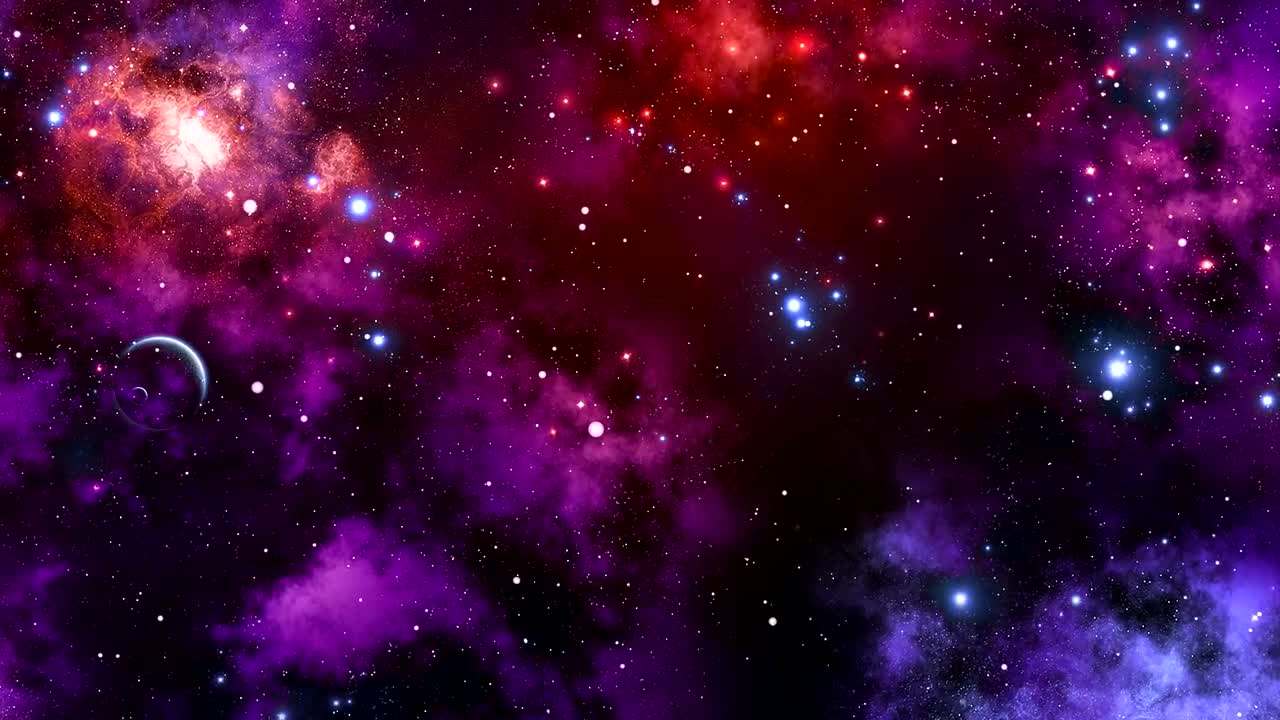
#> input picture images/space.jpg, 1280 x 720 px
$ jupyter execute '2. Color Channels.ipynb'
#> lines starting #> are read from the running program, lines starting #| are printed output that depends on the picture; after the words box and inside, x2 and y2 are one past the last pixel; in counts of white or black regions, pixels touching at a corner belong together
[cell 1]
import numpy as np
import cv2

[cell 2]
img = cv2.imread('../images/space.jpg')
#> img is the input picture: shape (720, 1280, 3); mean B, G, R 52.7, 11.6, 61.5
cv2.imshow("Image",img)
cv2.moveWindow("Image", 0,0)
cv2.waitKey(0)
cv2.destroyAllWindows()

[cell 3]
# dimensions of image
print(img.shape)
#| (720, 1280, 3)
height, width, channels = img.shape
#> height = 720; width = 1280; channels = 3

## Creating Color Channels

[cell 4]
#Color of image
b,g,r = cv2.split(img)
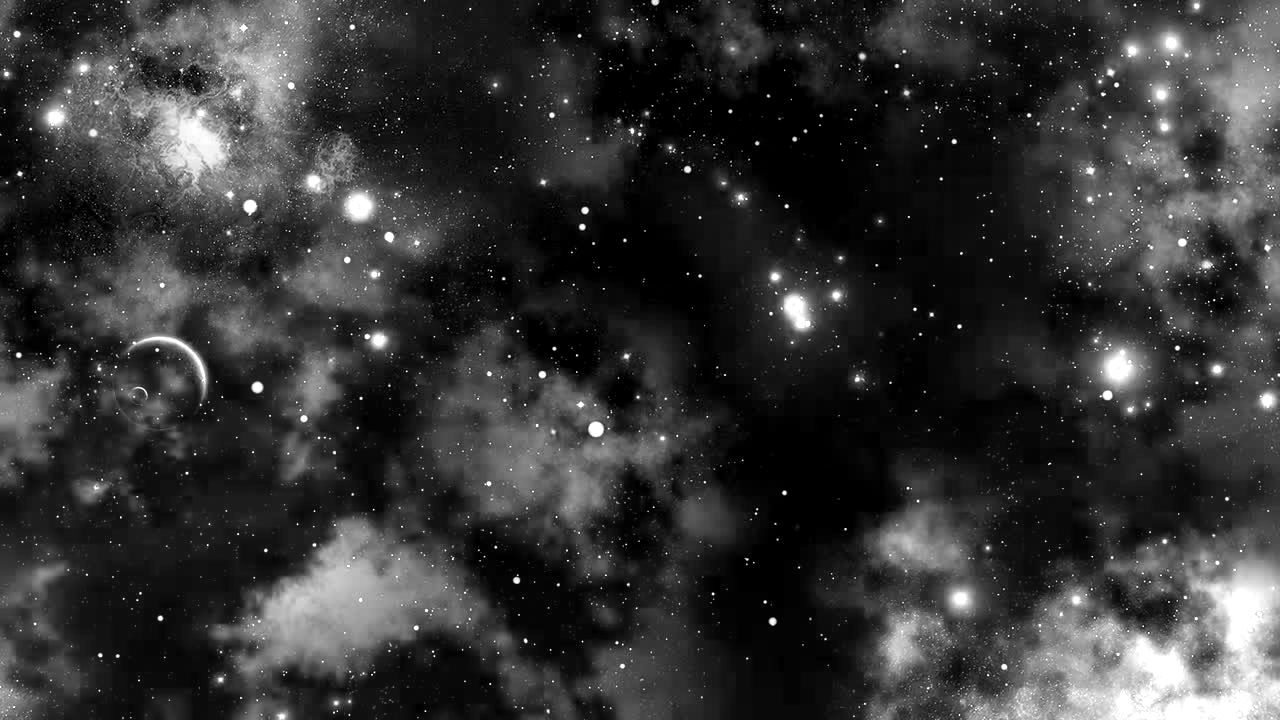
#> b: shape (720, 1280); min 0, max 255, mean 52.7
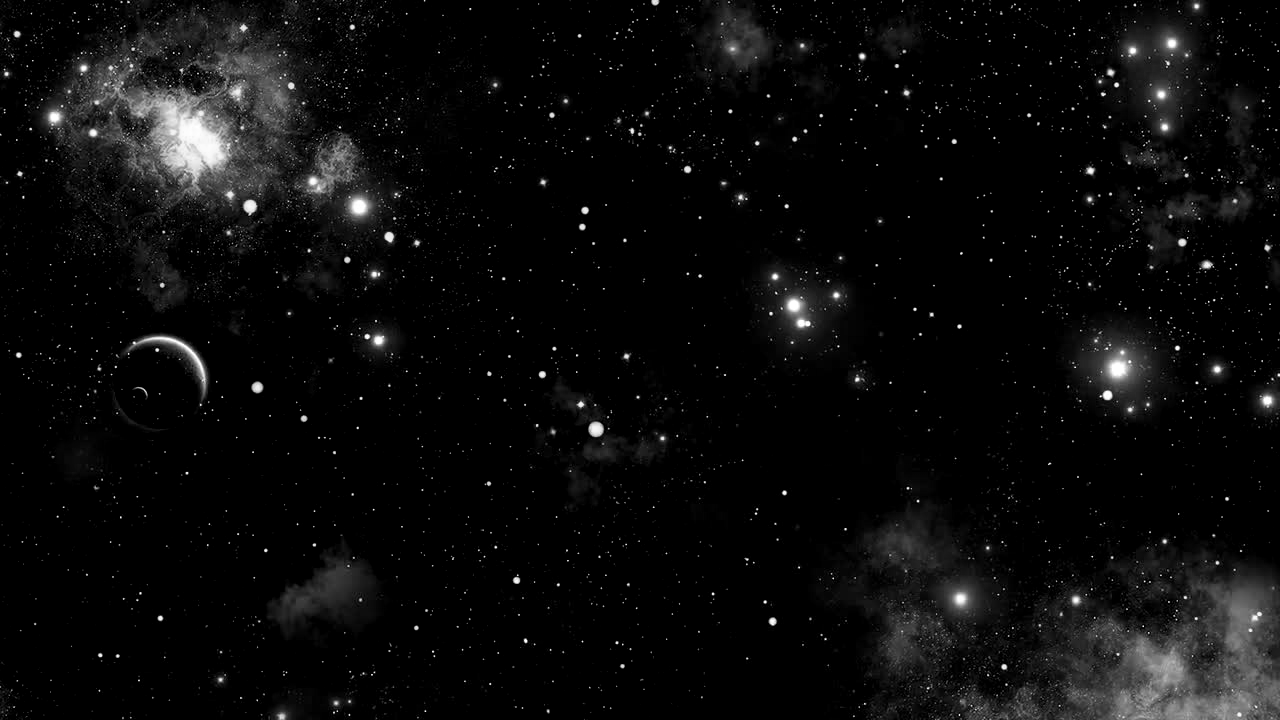
#> g: shape (720, 1280); min 0, max 255, mean 11.6
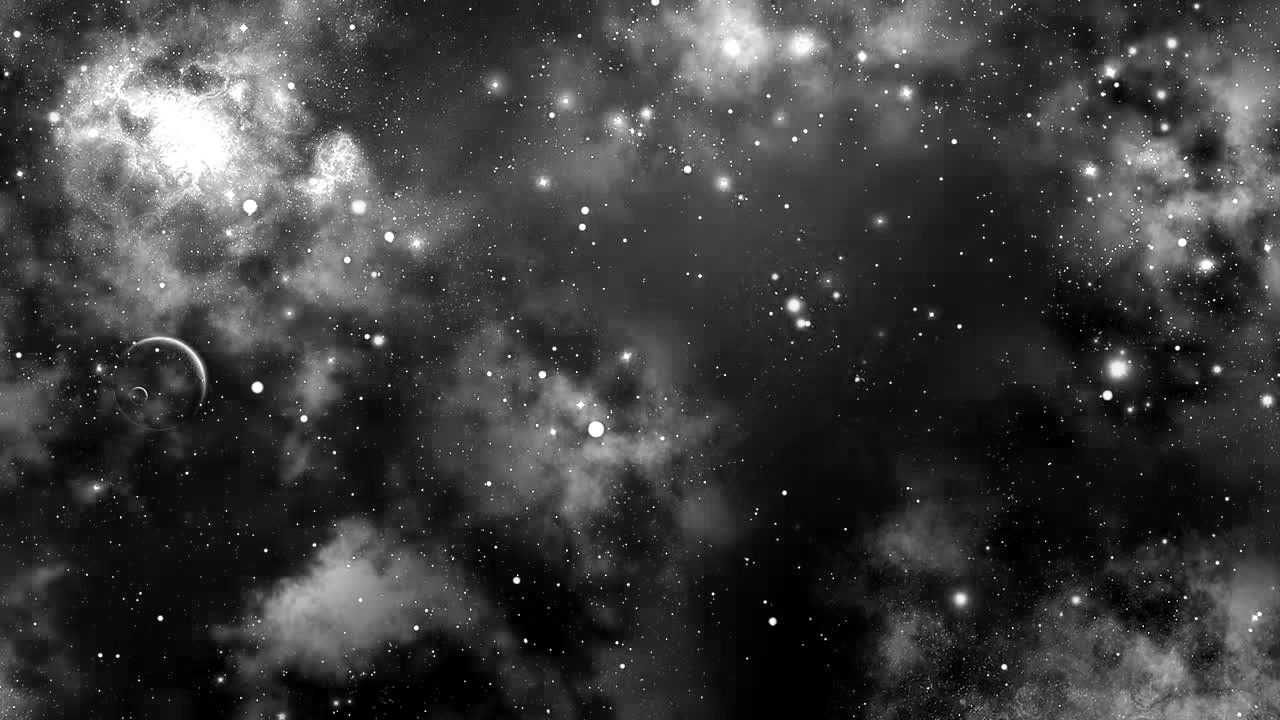
#> r: shape (720, 1280); min 0, max 255, mean 61.5
rgb_split = np.empty([height, width*3,3], 'uint8')
rgb_split[:,0: width] =cv2.merge([b,b,b])
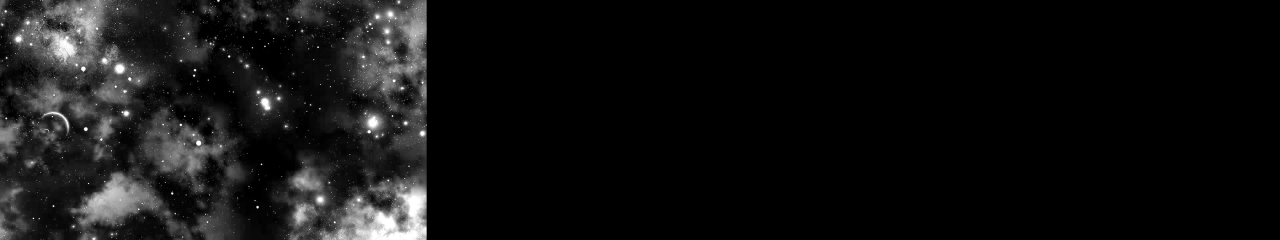
#> rgb_split: shape (720, 3840, 3) (shown at 1/3 size); min 0, max 255, mean 17.6
rgb_split[:,width: 2*width] =cv2.merge([g,g,g])
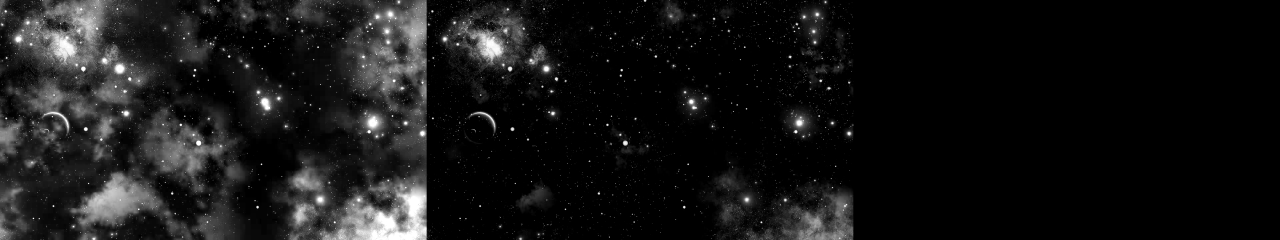
#> rgb_split: shape (720, 3840, 3) (shown at 1/3 size); 10.55% of pixels changed, all inside (x1, y1, x2, y2) = (1280, 0, 2560, 720)
rgb_split[:,2*width: 3*width] =cv2.merge([r,r,r])
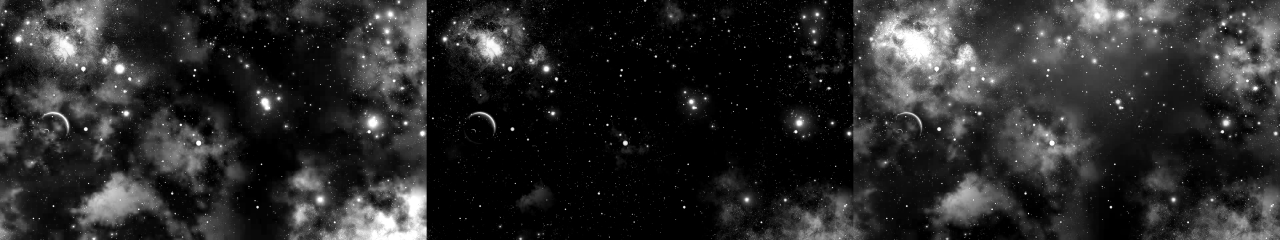
#> rgb_split: shape (720, 3840, 3) (shown at 1/3 size); min 0, max 255, mean 42

$ run again, with images/profile.jpg copied over images/space.jpg
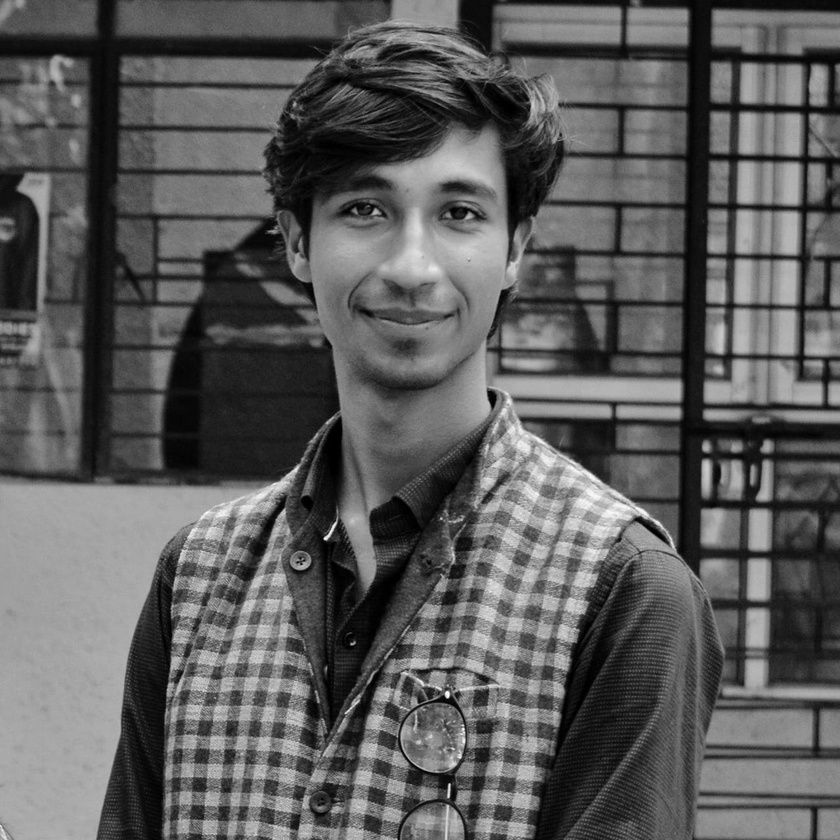
#> input picture images/profile.jpg, 840 x 840 px, shrunk from 1280 x 1280 before the run
#> img is the input picture: shape (840, 840, 3); min 0, max 255, mean 92
#| (840, 840, 3)
#> `rgb_split[:,width: 2*width] =cv2.merge([g,g,g])`:
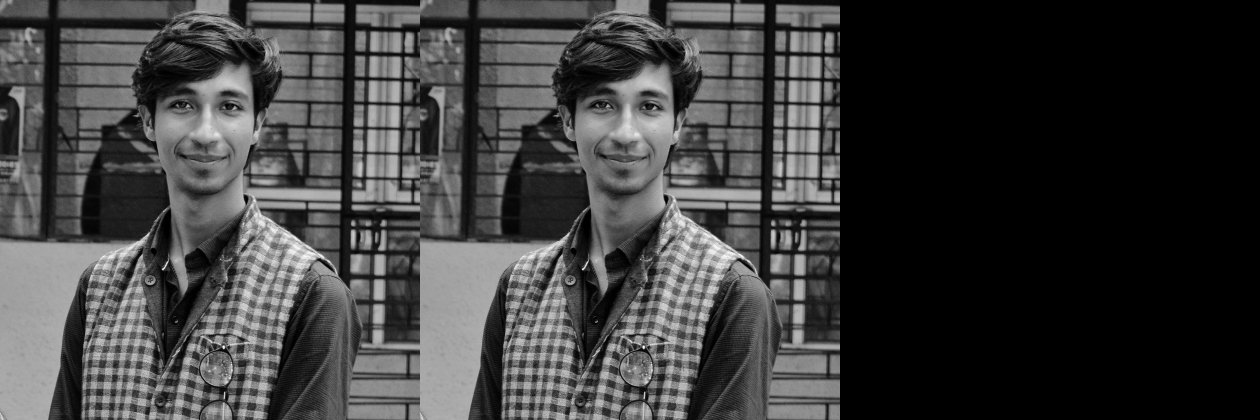
#> rgb_split: shape (840, 2520, 3) (shown at 1/2 size); min 0, max 255, mean 61.3
#> `rgb_split[:,2*width: 3*width] =cv2.merge([r,r,r])`:
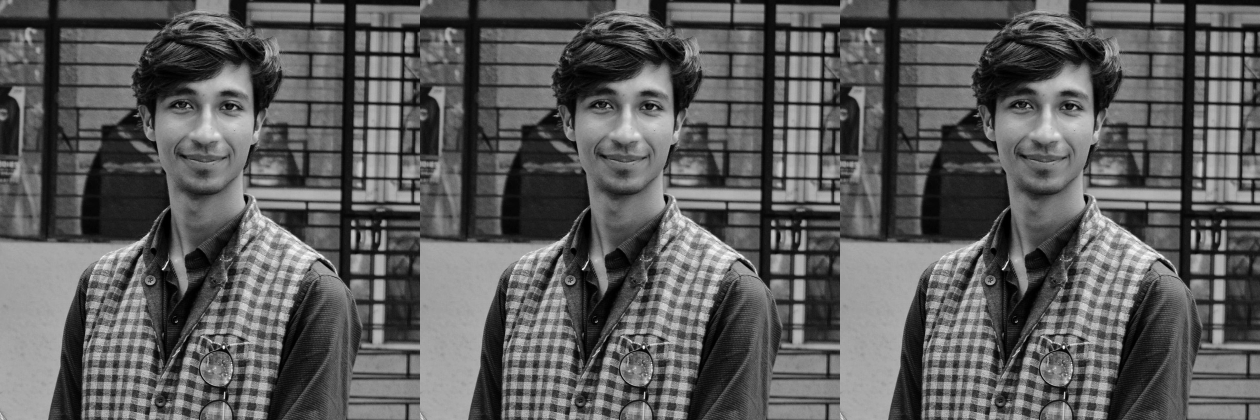
#> rgb_split: shape (840, 2520, 3) (shown at 1/2 size); min 0, max 255, mean 92

$ run again, with images/group.jpeg copied over images/space.jpg
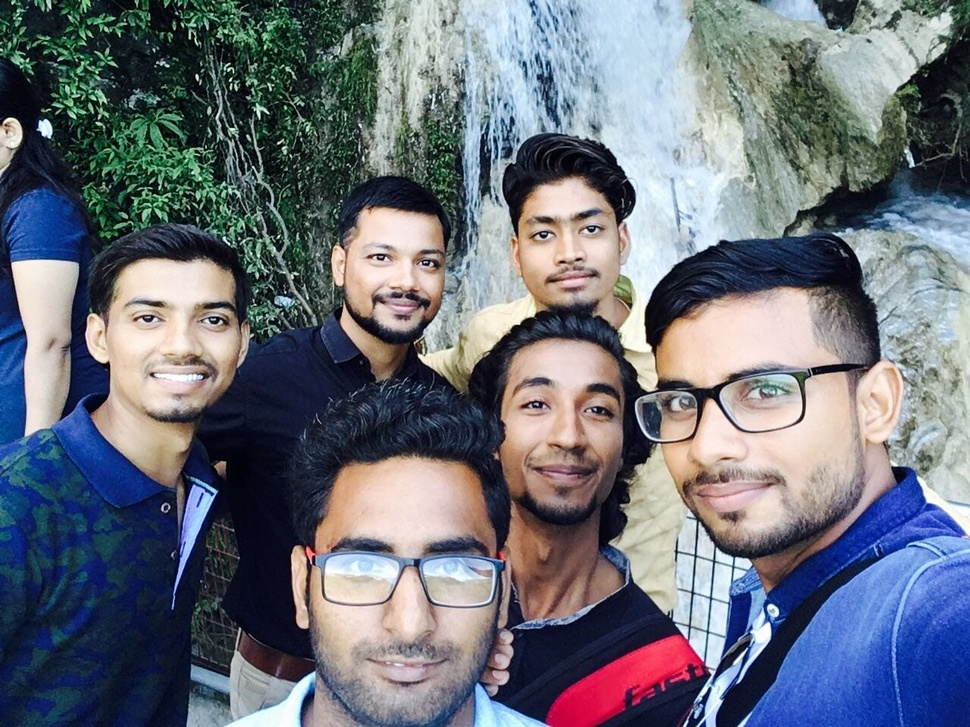
#> input picture images/group.jpeg, 970 x 727 px, shrunk from 1280 x 960 before the run
#> img is the input picture: shape (727, 970, 3); mean B, G, R 122.3, 112, 107.4
#| (727, 970, 3)
#> `b,g,r = cv2.split(img)`:
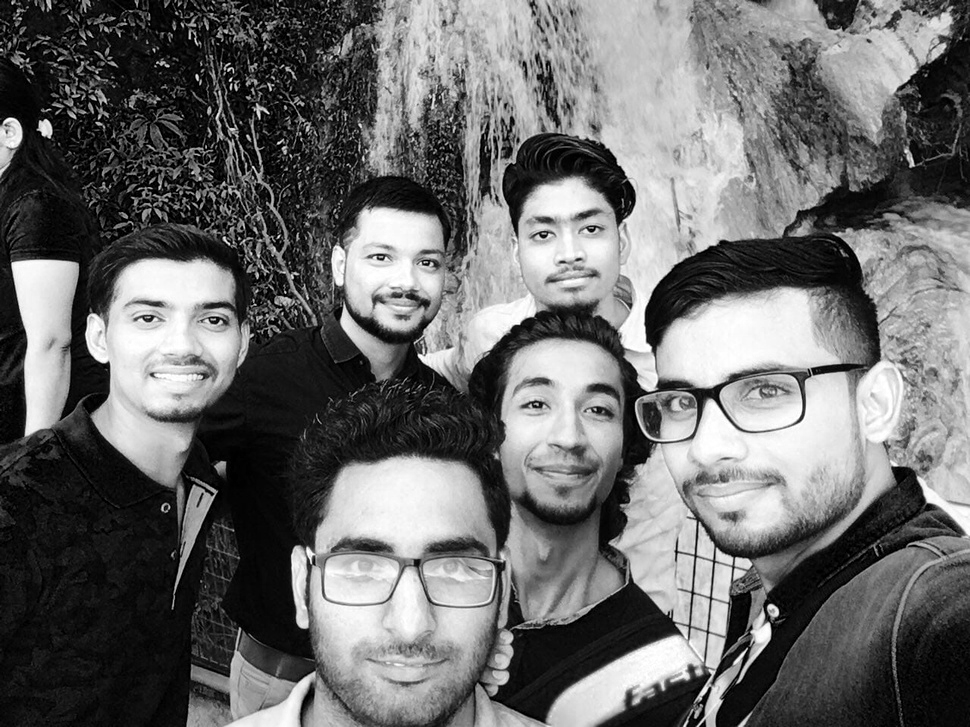
#> r: shape (727, 970); min 0, max 255, mean 107.4
#> `rgb_split[:,2*width: 3*width] =cv2.merge([r,r,r])`:
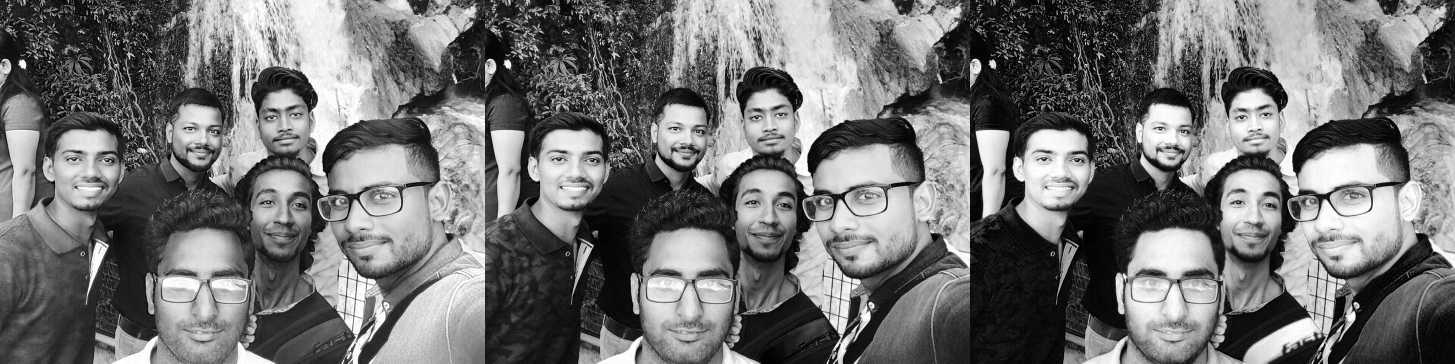
#> rgb_split: shape (727, 2910, 3) (shown at 1/2 size); min 0, max 255, mean 113.9
